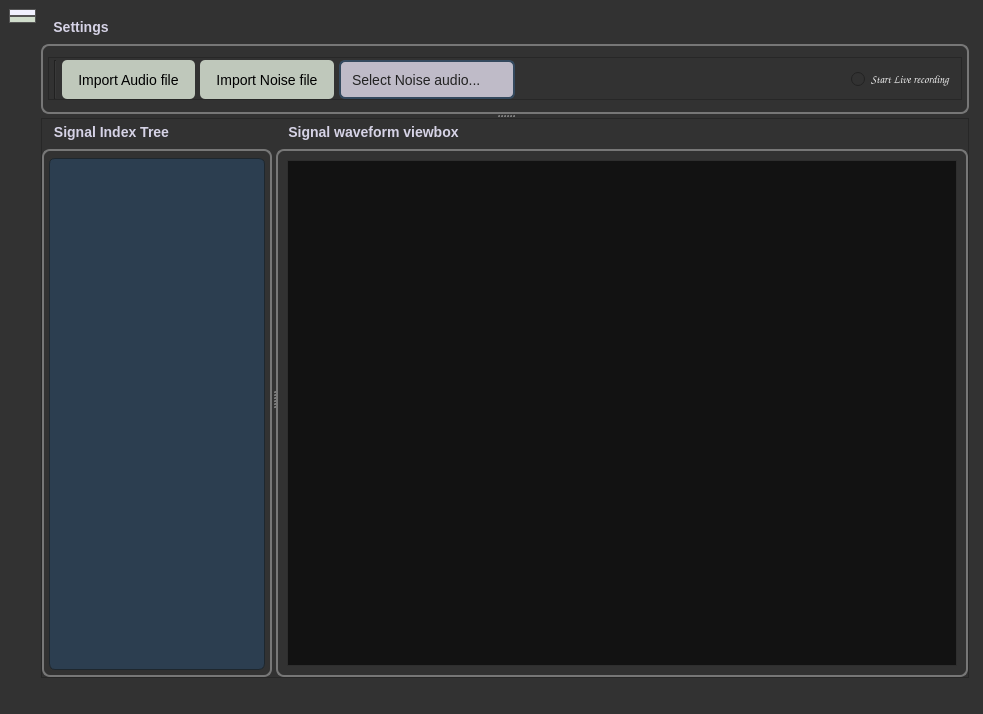
<?xml version="1.0" encoding="UTF-8"?>
<ui version="4.0">
 <class>ANC_interface</class>
 <widget class="QMainWindow" name="ANC_interface">
  <property name="geometry">
   <rect>
    <x>0</x>
    <y>0</y>
    <width>983</width>
    <height>714</height>
   </rect>
  </property>
  <property name="windowTitle">
   <string>NoiseShield</string>
  </property>
  <property name="windowIcon">
   <iconset>
    <normaloff>icons/nsicon-removebg-preview.png</normaloff>icons/nsicon-removebg-preview.png</iconset>
  </property>
  <property name="styleSheet">
   <string notr="true">background-color: rgb(50, 50, 50);
font: 8pt &quot;Arial&quot;;
font: 8pt &quot;Comic Sans MS&quot;;</string>
  </property>
  <widget class="QWidget" name="centralwidget">
   <layout class="QVBoxLayout" name="verticalLayout">
    <item>
     <widget class="QTabWidget" name="tabWidget">
      <property name="font">
       <font>
        <family>Comic Sans MS</family>
        <pointsize>8</pointsize>
        <weight>50</weight>
        <italic>false</italic>
        <bold>false</bold>
       </font>
      </property>
      <property name="toolTip">
       <string>&lt;html&gt;&lt;head/&gt;&lt;body&gt;&lt;p&gt;ANC Experiment&lt;/p&gt;&lt;/body&gt;&lt;/html&gt;</string>
      </property>
      <property name="styleSheet">
       <string notr="true">/* Tab Widget Background */
QTabWidget::pane {
    background: #1e272e; /* Dark background for tab content */
    border-radius: 6px;
}

/* Tab Bar */
QTabBar::tab {
    background: #aaa; /* Dark gray tab background */
    color: #aaa; /* Light text color */
    border: 1px solid #555; /* Darker border */
    padding: -5px 5px 10px 5px;
    margin: 0px;
}

/* Selected (Active) Tab */
QTabBar::tab:selected {
  background: #f1f1ff ;
	/*background: qlineargradient(spread:pad, x1:0.339, y1:0.767045, x2:1, y2:0, stop:0 rgba(255, 255, 127, 255), stop:1 rgba(255, 255, 255, 255)); /* Blue for active tab */
    color: #999;
   /* border: 2px solid #fafa98;*/
    font-weight: bold;
}

/* Hover Effect */
QTabBar::tab:hover {
    background: #fff; /* Lighter blue when hovering */
/*background: qlineargradient(spread:pad, x1:0.339, y1:0.767045, x2:1, y2:0, stop:0 rgba(255, 255, 127, 255), stop:1 rgba(255, 255, 255, 255)); /* Blue for active tab */
	/*border: 1px solid black;*/
}

/* Inactive Tabs */
QTabBar::tab:!selected {
background: rgb(208, 221, 204); /* Dark gray */
/*	background: qlineargradient(spread:pad, x1:0.339, y1:0.767045, x2:1, y2:0, stop:0 rgba(80, 100, 80, 255), stop:1 rgba(255, 255, 255, 255)); /* Blue for active tab */
    color: #bdc3c7; /* Light gray text */
}

/* Disabled Tabs */
QTabBar::tab:disabled {
    color: #7f8c8d; /* Faded text */
    background: #3a4f5c;
    border-color: #2c3e50;
}
QTabWidget::tab-bar {
    alignment: left; /* Aligns the tab bar to the center */
}

/*Group boxes*/
/* GroupBox Main Styling */
QGroupBox {
    border: 2px solid #777; /*rgb(255, 255, 127);*/ /* Slightly lighter border */
    border-radius: 8px;
    margin-top: 30px; /* Space for title */
    font-size: 14px;
    font-weight: bold;
}

/* GroupBox Title */
QGroupBox::title {
    subcontrol-origin: margin;
    subcontrol-position: top left; /* Center the title */
    background-color: transparent; /* No background for title */
    padding: 5px 10px;
    color: rgb(214, 211, 230) /*rgb(255, 255, 127); /* Blue title color */
}

/* GroupBox When Disabled */
QGroupBox:disabled {
    color: #7f8c8d; /* Faded text color */
    border-color: #3a4f5c;
}

</string>
      </property>
      <property name="tabPosition">
       <enum>QTabWidget::West</enum>
      </property>
      <property name="currentIndex">
       <number>0</number>
      </property>
      <property name="iconSize">
       <size>
        <width>20</width>
        <height>30</height>
       </size>
      </property>
      <widget class="QWidget" name="tab">
       <property name="styleSheet">
        <string notr="true">/* Default Button */
QPushButton {
	background-color: rgb(191, 200, 187);
    color: black; /* */
	border:None;
  /*  border-bottom: 3px solid rgb(160, 160, 0); 
    border-right: 3px solid rgb(160, 160, 0);*/
    border-radius: 5px;
    padding: 8px 16px;
    font-size: 14px;
/*font-weight: bold;*/
}

/* Hover Effect */
QPushButton:hover {
    background-color: rgb(0, 0, 175);  /* Slightly lighter on hover */
    border: None;  /* Blue border */
    color: white;
}

/* Pressed Effect */
QPushButton:pressed {
    background-color: #1f2e3d;  /* Darker shade when pressed */
    border: 2px solid #2980b9;  /* Darker blue border */
}

/* Disabled Button */
QPushButton:disabled {
    background-color: #3a4f5c;  /* Muted gray */
    color: #7f8c8d;  /* Faded text */
    border: 2px solid #2c3e50;
}
</string>
       </property>
       <attribute name="icon">
        <iconset>
         <normaloff>icons/analysis_9828989.png</normaloff>
         <normalon>icons/analysis_9828873.png</normalon>
         <disabledoff>icons/analysis_9828989.png</disabledoff>icons/analysis_9828989.png</iconset>
       </attribute>
       <attribute name="title">
        <string/>
       </attribute>
       <attribute name="toolTip">
        <string>ANC experiment</string>
       </attribute>
       <layout class="QVBoxLayout" name="verticalLayout_2" stretch="0">
        <property name="spacing">
         <number>5</number>
        </property>
        <property name="leftMargin">
         <number>5</number>
        </property>
        <property name="topMargin">
         <number>5</number>
        </property>
        <property name="rightMargin">
         <number>5</number>
        </property>
        <property name="bottomMargin">
         <number>5</number>
        </property>
        <item>
         <widget class="QSplitter" name="splitter">
          <property name="orientation">
           <enum>Qt::Vertical</enum>
          </property>
          <widget class="QGroupBox" name="groupBox">
           <property name="sizePolicy">
            <sizepolicy hsizetype="Preferred" vsizetype="Maximum">
             <horstretch>0</horstretch>
             <verstretch>0</verstretch>
            </sizepolicy>
           </property>
           <property name="maximumSize">
            <size>
             <width>16777215</width>
             <height>100</height>
            </size>
           </property>
           <property name="title">
            <string>Settings</string>
           </property>
           <layout class="QVBoxLayout" name="verticalLayout_5">
            <property name="spacing">
             <number>0</number>
            </property>
            <property name="leftMargin">
             <number>5</number>
            </property>
            <property name="topMargin">
             <number>5</number>
            </property>
            <property name="rightMargin">
             <number>5</number>
            </property>
            <property name="bottomMargin">
             <number>5</number>
            </property>
            <item>
             <widget class="QFrame" name="frame_10">
              <property name="sizePolicy">
               <sizepolicy hsizetype="Preferred" vsizetype="Maximum">
                <horstretch>0</horstretch>
                <verstretch>0</verstretch>
               </sizepolicy>
              </property>
              <property name="frameShape">
               <enum>QFrame::StyledPanel</enum>
              </property>
              <property name="frameShadow">
               <enum>QFrame::Raised</enum>
              </property>
              <layout class="QHBoxLayout" name="horizontalLayout_3">
               <property name="spacing">
                <number>5</number>
               </property>
               <property name="leftMargin">
                <number>5</number>
               </property>
               <property name="topMargin">
                <number>2</number>
               </property>
               <property name="rightMargin">
                <number>5</number>
               </property>
               <property name="bottomMargin">
                <number>0</number>
               </property>
               <item>
                <widget class="Line" name="line">
                 <property name="orientation">
                  <enum>Qt::Vertical</enum>
                 </property>
                </widget>
               </item>
               <item>
                <widget class="QPushButton" name="add_Audio_btn">
                 <property name="minimumSize">
                  <size>
                   <width>0</width>
                   <height>39</height>
                  </size>
                 </property>
                 <property name="text">
                  <string>Import Audio file</string>
                 </property>
                </widget>
               </item>
               <item>
                <widget class="QPushButton" name="browse_noise_audio_btn">
                 <property name="minimumSize">
                  <size>
                   <width>0</width>
                   <height>39</height>
                  </size>
                 </property>
                 <property name="text">
                  <string>Import Noise file</string>
                 </property>
                </widget>
               </item>
               <item>
                <widget class="QComboBox" name="noise_type_comboBox">
                 <property name="minimumSize">
                  <size>
                   <width>0</width>
                   <height>39</height>
                  </size>
                 </property>
                 <property name="styleSheet">
                  <string notr="true">/* ComboBox Main Styling */
QComboBox {
    background-color: rgb(191, 187, 200); /*#2c3e50;*/ /* Dark background */
    border: 2px solid #34495e; /* Slightly lighter border */
    border-radius: 6px;
    padding: 5px 10px;
    color: #ecf0f1; /* Light text */
   color: #222; /* Light text */
    font-size: 14px;
}

/* Dropdown Arrow */
QComboBox::drop-down {
    border: none;
    width: 20px;
}

QComboBox::down-arrow {
    image: url(icons/down_arrow_dark.png); /* Replace with actual path if needed */
    width: 12px;
    height: 8px;
}

/* Popup List */
QComboBox QAbstractItemView {
    background-color:  rgb(191, 200, 187); /*#2c3e50; *//* Dark background */
    border: 1px solid #34495e;
    selection-background-color: rgb(191, 200, 187) ; /*#2980b9;*/ /* Blue highlight for selection */
    selection-color: white;
    padding: 4px;
}

/* Hover Effect */
QComboBox:hover {
    background-color: rgb(191, 200, 187); /*#3b5366*/
    border: 2px solid #5dade2; /* Blue border */
}

/* When Pressed */
QComboBox:pressed, QComboBox:on {
    background-color: #1f2e3d;
background-color: rgb(191, 200, 187);
    border: 2px solid #2980b9;
}

/* Disabled */
QComboBox:disabled {
    background-color: #3a4f5c;
background-color: rgb(191, 200, 187);
    color: #7f8c8d;
    border-color: #2c3e50;
}
</string>
                 </property>
                 <property name="editable">
                  <bool>true</bool>
                 </property>
                 <property name="currentText">
                  <string>Select Noise audio...</string>
                 </property>
                 <property name="placeholderText">
                  <string>Select a noise signal</string>
                 </property>
                 <property name="frame">
                  <bool>true</bool>
                 </property>
                </widget>
               </item>
               <item>
                <spacer name="horizontalSpacer_2">
                 <property name="orientation">
                  <enum>Qt::Horizontal</enum>
                 </property>
                 <property name="sizeHint" stdset="0">
                  <size>
                   <width>40</width>
                   <height>20</height>
                  </size>
                 </property>
                </spacer>
               </item>
               <item>
                <widget class="QRadioButton" name="start_recording_btn">
                 <property name="minimumSize">
                  <size>
                   <width>0</width>
                   <height>39</height>
                  </size>
                 </property>
                 <property name="font">
                  <font>
                   <family>Comic Sans MS</family>
                   <pointsize>8</pointsize>
                   <weight>75</weight>
                   <italic>false</italic>
                   <bold>true</bold>
                  </font>
                 </property>
                 <property name="styleSheet">
                  <string notr="true">color: #f1f1f1;
font-weight: bold;</string>
                 </property>
                 <property name="text">
                  <string>Start Live recording</string>
                 </property>
                </widget>
               </item>
              </layout>
             </widget>
            </item>
           </layout>
          </widget>
          <widget class="QFrame" name="frame_2">
           <property name="frameShape">
            <enum>QFrame::StyledPanel</enum>
           </property>
           <property name="frameShadow">
            <enum>QFrame::Raised</enum>
           </property>
           <layout class="QHBoxLayout" name="horizontalLayout">
            <property name="leftMargin">
             <number>0</number>
            </property>
            <property name="topMargin">
             <number>0</number>
            </property>
            <property name="rightMargin">
             <number>0</number>
            </property>
            <property name="bottomMargin">
             <number>0</number>
            </property>
            <item>
             <widget class="QSplitter" name="splitter_2">
              <property name="orientation">
               <enum>Qt::Horizontal</enum>
              </property>
              <widget class="QGroupBox" name="groupBox_3">
               <property name="sizePolicy">
                <sizepolicy hsizetype="Maximum" vsizetype="Preferred">
                 <horstretch>0</horstretch>
                 <verstretch>0</verstretch>
                </sizepolicy>
               </property>
               <property name="maximumSize">
                <size>
                 <width>230</width>
                 <height>16777215</height>
                </size>
               </property>
               <property name="title">
                <string>Signal Index Tree</string>
               </property>
               <layout class="QVBoxLayout" name="verticalLayout_4">
                <property name="spacing">
                 <number>0</number>
                </property>
                <property name="leftMargin">
                 <number>5</number>
                </property>
                <property name="topMargin">
                 <number>7</number>
                </property>
                <property name="rightMargin">
                 <number>5</number>
                </property>
                <property name="bottomMargin">
                 <number>5</number>
                </property>
                <item>
                 <widget class="QTreeWidget" name="signalList_treeWidget">
                  <property name="sizePolicy">
                   <sizepolicy hsizetype="Maximum" vsizetype="Expanding">
                    <horstretch>0</horstretch>
                    <verstretch>0</verstretch>
                   </sizepolicy>
                  </property>
                  <property name="maximumSize">
                   <size>
                    <width>220</width>
                    <height>16777215</height>
                   </size>
                  </property>
                  <property name="styleSheet">
                   <string notr="true">/* QTreeWidget Background and Borders */
QTreeWidget {
    background-color: #2c3e50; /* Dark background */
    border: 1px solid #1e272e; /* Darker border */
    color: #ecf0f1; /* Light text */
    font-size: 14px;
    border-radius: 6px;
}

/* Alternate Row Colors */
QTreeWidget::item {
    background-color: #34495e; /* Default row background */
}

QTreeWidget::item:alternate {
    background-color: #3b5366; /* Slightly lighter background for alternate rows */
}

/* Selected Item */
QTreeWidget::item:selected {
    background-color: #2980b9; /* Blue selection */
    color: white;
    border: 1px solid #1f618d;
}

/* Hover Effect */
QTreeWidget::item:hover {
    background-color: #5dade2; /* Light blue on hover */
}

/* Disabled Items */
QTreeWidget::item:disabled {
    color: #7f8c8d; /* Muted text */
    background-color: #3a4f5c;
}

/* Scrollbar Styling */
QTreeWidget QScrollBar:vertical {
    border: none;
    background: #2c3e50;
    width: 10px;
}

QTreeWidget QScrollBar::handle:vertical {
    background: #3498db;
    border-radius: 5px;
}

QTreeWidget QScrollBar::handle:vertical:hover {
    background: #2980b9;
}

QTreeWidget QScrollBar::add-line, 
QTreeWidget QScrollBar::sub-line {
    background: none;
    border: none;
}
</string>
                  </property>
                  <property name="verticalScrollMode">
                   <enum>QAbstractItemView::ScrollPerPixel</enum>
                  </property>
                  <attribute name="headerVisible">
                   <bool>false</bool>
                  </attribute>
                  <attribute name="headerMinimumSectionSize">
                   <number>10</number>
                  </attribute>
                  <attribute name="headerDefaultSectionSize">
                   <number>50</number>
                  </attribute>
                  <attribute name="headerShowSortIndicator" stdset="0">
                   <bool>false</bool>
                  </attribute>
                  <attribute name="headerStretchLastSection">
                   <bool>false</bool>
                  </attribute>
                  <column>
                   <property name="text">
                    <string>Audio Items</string>
                   </property>
                  </column>
                  <column>
                   <property name="text">
                    <string/>
                   </property>
                  </column>
                 </widget>
                </item>
               </layout>
              </widget>
              <widget class="QGroupBox" name="groupBox_4">
               <property name="title">
                <string>Signal waveform viewbox</string>
               </property>
               <layout class="QVBoxLayout" name="verticalLayout_7">
                <item>
                 <widget class="QTableWidget" name="spectrumViewbox">
                  <property name="styleSheet">
                   <string notr="true">QTableWidget {
    background-color: #121212;
    alternate-background-color: #1e1e1e;
    color: #e0e0e0;
    gridline-color: #2e2e2e;
    selection-background-color: #3d5afe;
    selection-color: #ffffff;
    border: 1px solid #2e2e2e;
    font-size: 14px;
}

QHeaderView::section {
    background-color: #2b2b2b;
    color: #e0e0e0;
    padding: 4px;
    border: 1px solid #3c3c3c;
    font-weight: bold;
}

QTableCornerButton::section {
    background-color: #2b2b2b;
    border: 1px solid #3c3c3c;
}

QScrollBar:vertical {
    background: #1e1e1e;
    width: 12px;
    margin: 0px 0px 0px 0px;
}

QScrollBar::handle:vertical {
    background: #555;
    min-height: 20px;
    border-radius: 6px;
}

QScrollBar::handle:vertical:hover {
    background: #888;
}

QScrollBar::add-line:vertical, QScrollBar::sub-line:vertical {
    height: 0px;
}

QScrollBar:horizontal {
    background: #1e1e1e;
    height: 12px;
    margin: 0px 0px 0px 0px;
}

QScrollBar::handle:horizontal {
    background: #555;
    min-width: 20px;
    border-radius: 6px;
}

QScrollBar::handle:horizontal:hover {
    background: #888;
}

QScrollBar::add-line:horizontal, QScrollBar::sub-line:horizontal {
    width: 0px;
}
</string>
                  </property>
                  <property name="verticalScrollMode">
                   <enum>QAbstractItemView::ScrollPerPixel</enum>
                  </property>
                  <property name="horizontalScrollMode">
                   <enum>QAbstractItemView::ScrollPerPixel</enum>
                  </property>
                  <attribute name="horizontalHeaderVisible">
                   <bool>false</bool>
                  </attribute>
                  <attribute name="horizontalHeaderCascadingSectionResizes">
                   <bool>false</bool>
                  </attribute>
                  <attribute name="horizontalHeaderDefaultSectionSize">
                   <number>52</number>
                  </attribute>
                  <attribute name="horizontalHeaderStretchLastSection">
                   <bool>true</bool>
                  </attribute>
                  <attribute name="verticalHeaderCascadingSectionResizes">
                   <bool>true</bool>
                  </attribute>
                  <column>
                   <property name="text">
                    <string>signal profile index</string>
                   </property>
                  </column>
                  <column>
                   <property name="text">
                    <string>Waveform</string>
                   </property>
                  </column>
                 </widget>
                </item>
               </layout>
              </widget>
             </widget>
            </item>
           </layout>
          </widget>
         </widget>
        </item>
       </layout>
      </widget>
      <widget class="QWidget" name="tab_2">
       <attribute name="icon">
        <iconset>
         <normaloff>icons/sharing_954869.png</normaloff>
         <normalon>icons/sharing_955097.png</normalon>icons/sharing_954869.png</iconset>
       </attribute>
       <attribute name="title">
        <string/>
       </attribute>
       <attribute name="toolTip">
        <string>Real time communication</string>
       </attribute>
       <layout class="QHBoxLayout" name="horizontalLayout_2">
        <item>
         <widget class="QGroupBox" name="groupBox_5">
          <property name="title">
           <string>This side</string>
          </property>
          <layout class="QVBoxLayout" name="verticalLayout_3">
           <item>
            <widget class="QFrame" name="frame_7">
             <property name="frameShape">
              <enum>QFrame::StyledPanel</enum>
             </property>
             <property name="frameShadow">
              <enum>QFrame::Raised</enum>
             </property>
             <layout class="QVBoxLayout" name="verticalLayout_6">
              <item>
               <widget class="QSplitter" name="splitter_3">
                <property name="orientation">
                 <enum>Qt::Vertical</enum>
                </property>
                <widget class="QGroupBox" name="groupBox_11">
                 <property name="title">
                  <string>Recorded signal waveform</string>
                 </property>
                </widget>
                <widget class="QGroupBox" name="groupBox_13">
                 <property name="title">
                  <string>Transmitted signal waveform</string>
                 </property>
                </widget>
               </widget>
              </item>
             </layout>
            </widget>
           </item>
           <item>
            <widget class="QFrame" name="frame_8">
             <property name="minimumSize">
              <size>
               <width>0</width>
               <height>100</height>
              </size>
             </property>
             <property name="styleSheet">
              <string notr="true">/* Default Button */
QPushButton {
	background-color: rgb(191, 200, 187);
    color: #555; /* */
	border:None;
  /*  border-bottom: 3px solid rgb(160, 160, 0); 
    border-right: 3px solid rgb(160, 160, 0);*/
    border-radius: 5px;
    padding: 8px 16px;
    font-size: 14px;
font-weight: bold;
}

/* Hover Effect */
QPushButton:hover {
    background-color: rgb(0, 0, 175);  /* Slightly lighter on hover */
    border: None;  /* Blue border */
    color: white;
}

/* Pressed Effect */
QPushButton:pressed {
    background-color: #1f2e3d;  /* Darker shade when pressed */
    border: 2px solid #2980b9;  /* Darker blue border */
}

/* Disabled Button */
QPushButton:disabled {
    background-color: #3a4f5c;  /* Muted gray */
    color: #7f8c8d;  /* Faded text */
    border: 2px solid #2c3e50;
}
</string>
             </property>
             <property name="frameShape">
              <enum>QFrame::StyledPanel</enum>
             </property>
             <property name="frameShadow">
              <enum>QFrame::Raised</enum>
             </property>
             <widget class="QPushButton" name="pushButton">
              <property name="geometry">
               <rect>
                <x>280</x>
                <y>20</y>
                <width>93</width>
                <height>28</height>
               </rect>
              </property>
              <property name="text">
               <string>Start</string>
              </property>
             </widget>
            </widget>
           </item>
          </layout>
         </widget>
        </item>
        <item>
         <widget class="QGroupBox" name="groupBox_6">
          <property name="title">
           <string>Receiver end</string>
          </property>
         </widget>
        </item>
       </layout>
      </widget>
     </widget>
    </item>
   </layout>
  </widget>
  <widget class="QStatusBar" name="statusbar"/>
  <action name="actionNew_project">
   <property name="text">
    <string>New project</string>
   </property>
  </action>
  <action name="actionOpen_recent">
   <property name="text">
    <string>Open  recent</string>
   </property>
  </action>
  <action name="actionOpen_old_project">
   <property name="text">
    <string>Open old project</string>
   </property>
  </action>
 </widget>
 <resources/>
 <connections/>
</ui>
